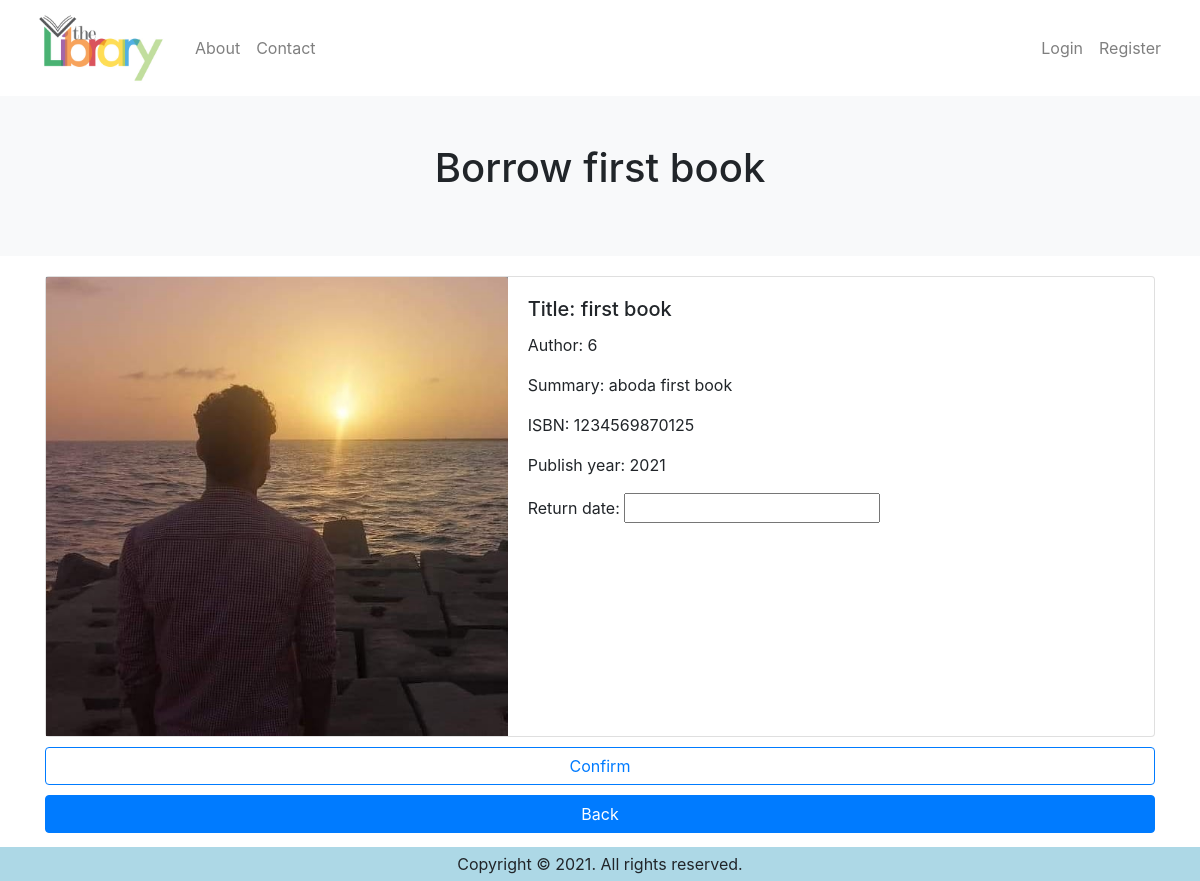
/borrow/1, run on the app's committed database.
### students/models.py (models this page shows, shortened)
class Book(models.Model):
	title = models.CharField(max_length=50)
	author = models.CharField(max_length=50)
	summary = models.TextField()
	ISBN = models.CharField(max_length=13)
	publish_year = models.IntegerField()
	pic = models.ImageField(upload_to='book_image', blank=True)
	return_date = models.DateField(blank=True, null=True)
	status = models.CharField(max_length=50, blank=True, null=True)

### shared/views.py (the view)
# urls.py: path('borrow/<int:id>', views.confirmBorrow, name='borrow'),
def confirmBorrow(request, id):
    bookDetails = get_object_or_404(Book, pk=id)
    return render(request, 'shared/borrow.html', {'bookDetails':bookDetails})

### shared/templates/shared/borrow.html (shortened to what this page needs)
{% extends 'base.html' %}
{% load static %}
{% block head %}
    <link href="https://unpkg.com/gijgo@1.9.13/css/gijgo.min.css" rel="stylesheet" type="text/css" />
{% endblock %}
{% block content %}
<div class="p-5 text-center bg-light">
    <h1 class="mb-3">Borrow {{bookDetails.title}}</h1>
</div>
    <div class="container" style="margin-top: 20px;">
        <section class="cover">
            <div style="display: inline;">
                <div class="card">
                    <div class="row no-gutters">
                        <div class="col-sm-5" style="background: #868e96;">
                            <img src="/media/{{ bookDetails.pic }}"class="card-img-top h-100" alt="...">
                        </div>
                        <div class="col-sm-7">
                            <div class="card-body">
                                <h5 class="card-title">Title: {{ bookDetails.title }}</h5>
                                <p class="card-text">Author: {{ bookDetails.author }}</p>
                                <p class="card-text">Summary: {{ bookDetails.summary }}</p>
                                <p class="card-text">ISBN: {{ bookDetails.ISBN }}</p>
                                <p class="card-text">Publish year: {{ bookDetails.publish_year }}</p>
                                <p class="card-text">Return date: <input id="datepicker" width="450"/></p>
                            </div>
                        </div>
                    </div>
                </div>
            </div>
            <button style="margin-top: 10px; width: 100%;" type="button" onclick="var date = document.getElementById('datepicker').value; if(date){window.location.replace('/borrowed/'+window.location.pathname.split('/')[2]+'/'+date.replaceAll('/', '-'))} else{Swal.fire({icon: 'error',title: 'Oops...',text: 'Enter the return date'})}" class="btn btn-outline-primary">Confirm</button>
            <a class = "btn btn-primary" style="margin-top: 10px; width: 100%;" href="{% url 'landingpage' %}">Back</a>
        </section>
    </div>
{% endblock content %}

### data on the page
Book: title "first book", pic (picture), author "6", summary "aboda first book", ISBN "1234569870125", publish_year "2021"
